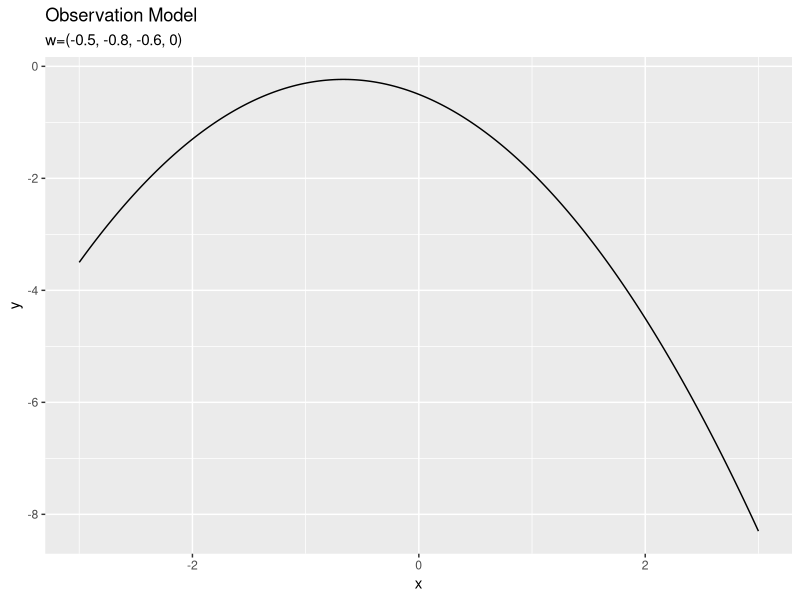
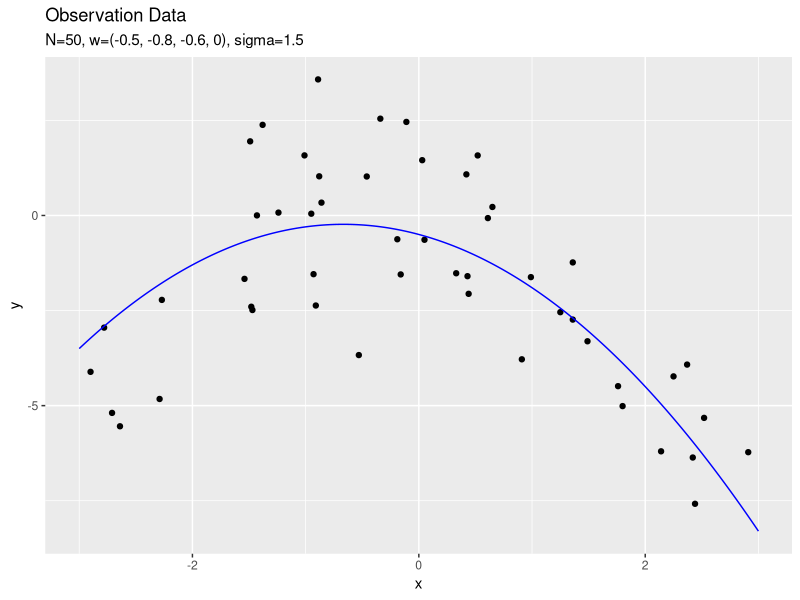
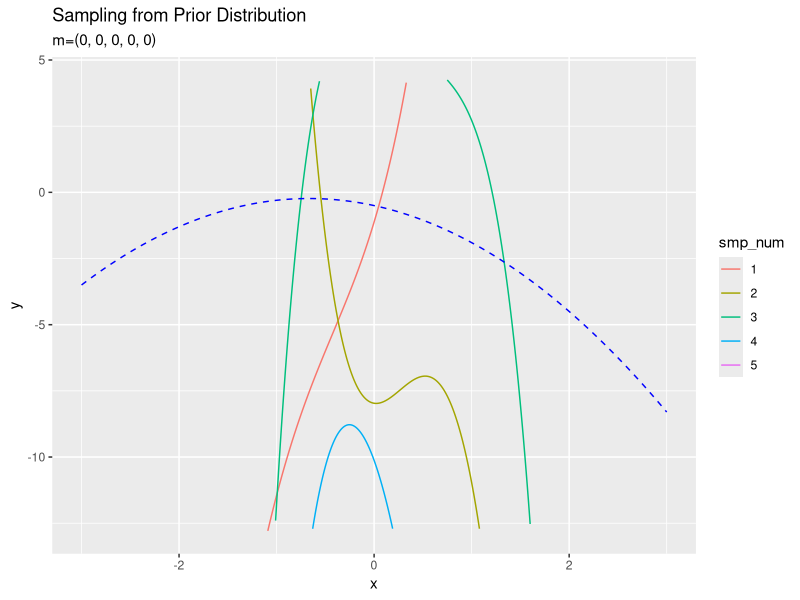
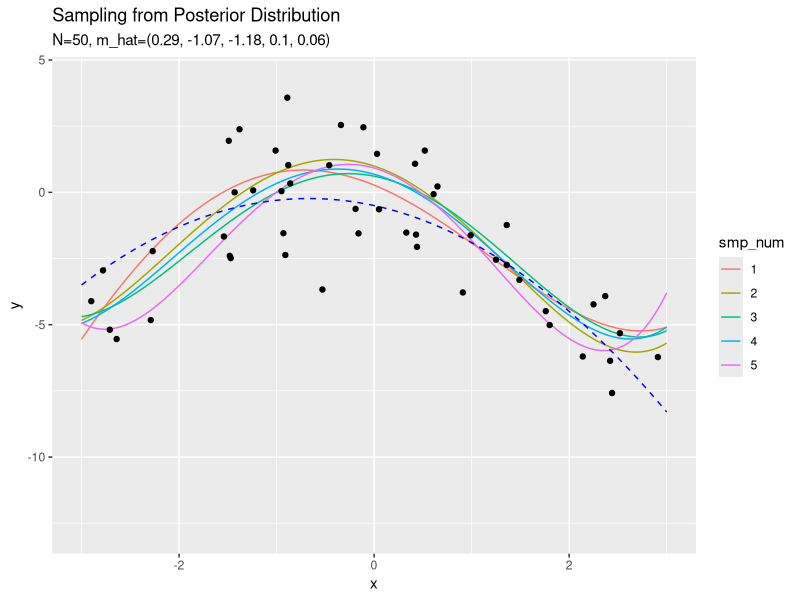
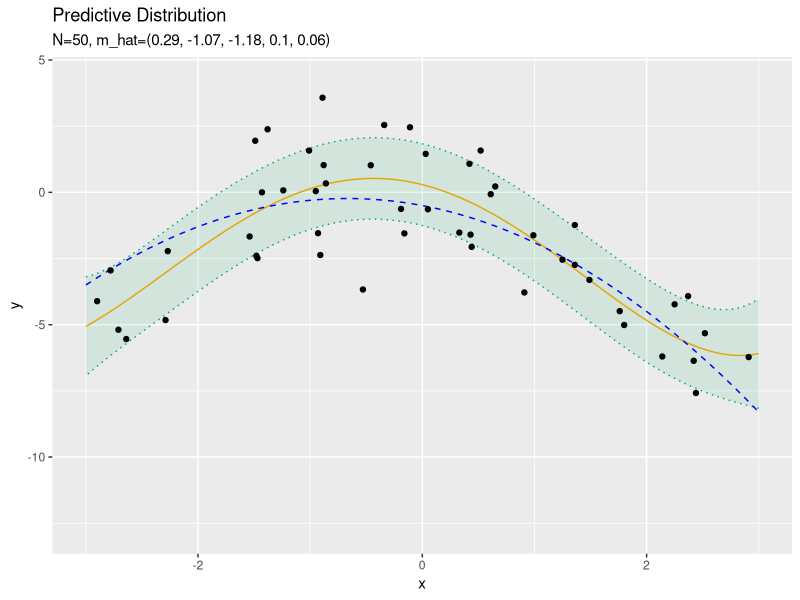
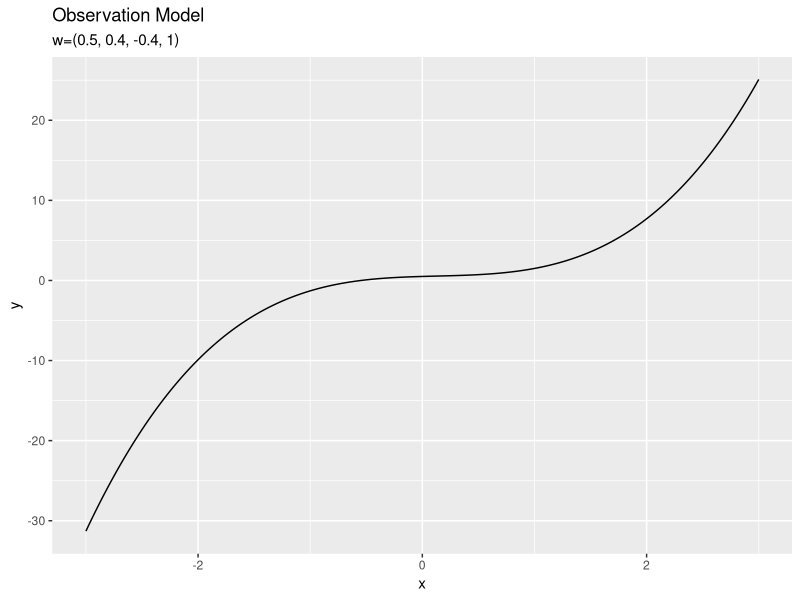
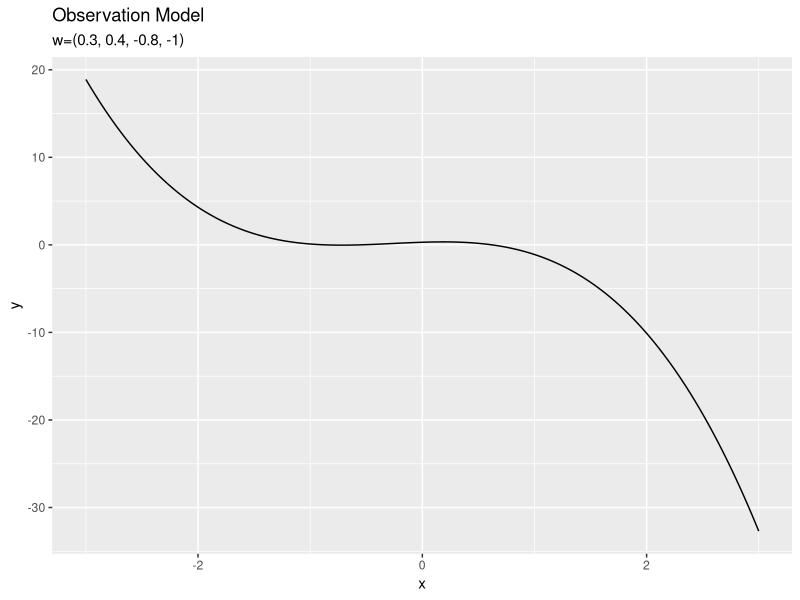
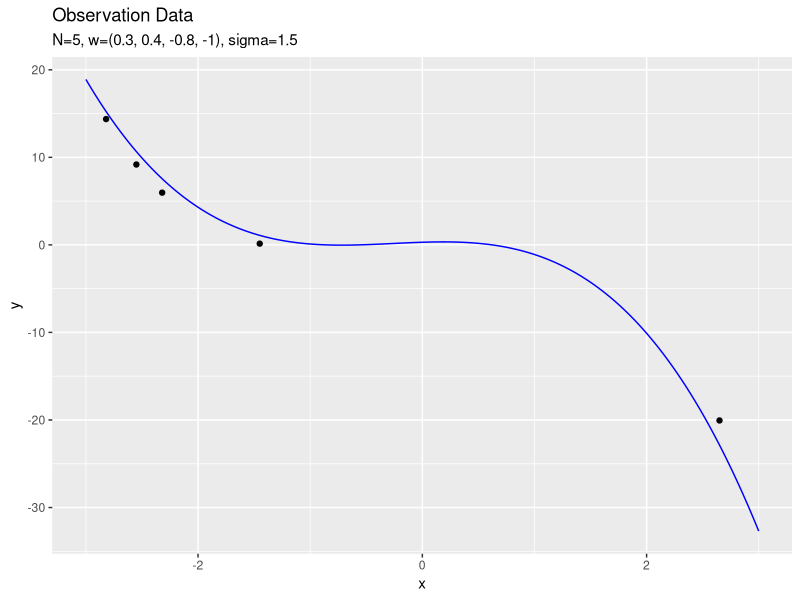

Here is the R script that generated these plots, in order:

# ch3.5 線形回帰の例 ------------------------------------------------------------

# 3.5節で利用パッケージ
library(tidyverse)
library(mvtnorm)


### モデルの構築 -----

# {x^(m-1)}ベクトル作成関数を定義
x_vector <- function(x_n, M) {
  # 受け皿を作成
  x_nm <- matrix(NA, nrow = length(x_n), ncol = M)
  
  # m乗を計算
  for(m in 1:M) {
    x_nm[, m] <- x_n^(m-1)
  }
  return(x_nm)
}


# 真の次元数を指定
M_truth <- 4

# 真のパラメータを生成
w_truth_m <- sample(x = seq(-1, 1, by = 0.1), size = M_truth)
w_truth_m


# 作図用のx軸の値を作成
x_line <- seq(-3, 3, by = 0.01)

# 作図用のxをM次元に拡張
x_truth_mat <- x_vector(x_line, M_truth)

# 真のモデルをデータフレームに格納
model_df <- tibble(
  x = x_line, 
  y = as.vector(t(w_truth_m) %*% t(x_truth_mat))
)

# 真のモデルを作図
ggplot(model_df, aes(x = x, y = y)) + 
  geom_line() + 
  labs(title = "Observation Model", 
       subtitle = paste0("w=(", paste0(w_truth_m, collapse = ', '), ")"))


## 観測データの生成 -----

# (観測)データ数を指定
N <- 50

# 入力値を生成
x_n <- sample(seq(min(x_line), max(x_line), by = 0.01), size = N, replace = TRUE)

# 入力値をM次元に拡張
x_truth_nm <- x_vector(x_n, M_truth)


# ノイズ成分の標準偏差を指定
sigma <- 1.5

# ノイズ成分の精度を計算
lambda <- 1 / sigma^2
lambda

# ノイズ成分を生成
epsilon_n <- rnorm(n = N, mean = 0, sd = sqrt(1 / lambda))

# 出力値を計算:式(3.141)
y_n <- (t(w_truth_m) %*% t(x_truth_nm) + epsilon_n) %>% 
  as.vector()
y_n

# 観測データをデータフレームに格納
sample_df <- tibble(
  x = x_n, 
  y = y_n
)

# 観測データの散布図を作成
ggplot() + 
  geom_point(data = sample_df, aes(x, y)) + # 観測データ
  geom_line(data = model_df, aes(x, y), color = "blue") + # 真のモデル
  labs(title = "Observation Data", 
       subtitle = paste0("N=", N, 
                         ", w=(", paste0(round(w_truth_m, 1), collapse = ', '), ")", 
                         ", sigma=", round(sqrt(1 / lambda), 1)))


### 事前分布の設定 -----

# 事前分布の次元数を指定
M <- 5

# 事前分布のパラメータを指定
m_m <- rep(0, M)
sigma_mm <- diag(M) * 10
lambda_mm <- solve(sigma_mm^2)
lambda_mm


# 入力値をM次元に拡張
x_nm <- x_vector(x_n, M)

# 作図用のxをM次元に拡張
x_mat <- x_vector(x_line, M)

# 事前分布からサンプリングしたwを用いたモデルを比較
prior_df <- tibble()
for(i in 1:5) { # サンプルサイズを指定
  # パラメータを生成
  prior_w_m <- mvtnorm::rmvnorm(n = 1, mean = m_m, sigma = solve(lambda_mm)) %>% 
    as.vector()
  
  # 入出力値をデータフレームに格納
  tmp_df <- tibble(
    x = x_line, 
    y = as.vector(t(prior_w_m) %*% t(x_mat)), 
    smp_num = as.factor(i) # サンプル番号
  )
  
  # 結果を結合
  prior_df <- rbind(prior_df, tmp_df)
}

# 事前分布からサンプリングしたパラメータによるモデルを作図
ggplot() + 
  geom_line(data = prior_df, aes(x = x, y = y, color = smp_num)) + # サンプリングしたwを用いたモデル
  geom_line(data = model_df, aes(x =x, y = y), color = "blue", linetype = "dashed") + # 真のモデル
  ylim(min(model_df[["y"]]) - 3 * sigma, max(model_df[["y"]]) + 3 * sigma) + # y軸の表示範囲
  labs(title = "Sampling from Prior Distribution", 
       subtitle = paste0("m=(", paste0(m_m, collapse = ", "), ")"))


### 事後分布の計算 -----

# 事後分布のパラメータを計算:式(3.148)
lambda_hat_mm <- lambda * t(x_nm) %*% x_nm + lambda_mm
m_hat_m <- solve(lambda_hat_mm) %*% (lambda * t(t(y_n) %*% x_nm) + lambda_mm %*% matrix(m_m)) %>% 
  as.vector()


# 事後分布からサンプリングしたwを用いたモデルを比較
posterior_df <- tibble()
for(i in 1:5) { # サンプルサイズを指定
  # パラメータを生成
  posterior_w_m <- mvtnorm::rmvnorm(n = 1, mean = m_hat_m, sigma = solve(lambda_hat_mm)) %>% 
    as.vector()
  
  # 入出力値をデータフレームに格納
  tmp_df <- tibble(
    x = x_line, 
    y = as.vector(t(posterior_w_m) %*% t(x_mat)), 
    smp_num = as.factor(i) # サンプル番号
  )
  
  # 結果を結合
  posterior_df <- rbind(posterior_df, tmp_df)
}

# 事後分布からサンプリングしたパラメータによるモデルを作図
ggplot() + 
  geom_line(data = posterior_df, aes(x = x, y = y, color = smp_num)) + # サンプリングしたwを用いたモデル
  geom_line(data = model_df, aes(x = x, y = y), color = "blue", linetype = "dashed") + # 真のモデル
  geom_point(data = sample_df, aes(x, y)) + # 観測データ
  ylim(min(model_df[["y"]]) - 3 * sigma, max(model_df[["y"]]) + 3 * sigma) + # y軸の表示範囲
  labs(title = "Sampling from Posterior Distribution", 
       subtitle = paste0("N=", N, ", m_hat=(", paste0(round(m_hat_m, 2), collapse = ", "), ")"))
  

### 予測分布の計算 -----

# 予測分布のパラメータを計算:式(3.155')
mu_star_hat_line <- t(m_hat_m) %*% t(x_mat) %>% 
  as.vector()
sigma2_star_hat_line <- 1 / lambda + x_mat %*% solve(lambda_hat_mm) %*% t(x_mat) %>% 
  diag()


# 予測分布をデータフレームに格納
predict_df <- tibble(
  x = x_line, 
  E_y = mu_star_hat_line, # 予測分布の期待値
  minus_sigma_y = E_y - sqrt(sigma2_star_hat_line), # 予測分布の期待値-sigma
  plus_sigma_y = E_y + sqrt(sigma2_star_hat_line) # 予測分布の期待値+sigma
)

# 予測分布を作図
ggplot() + 
  geom_line(data = predict_df, aes(x = x, y = E_y), color = "orange") + # 予測分布の期待値
  geom_ribbon(data = predict_df, aes(x = x, ymin = minus_sigma_y, ymax = plus_sigma_y), 
              fill = "#00A968", alpha = 0.1, color = "#00A968", linetype = "dotted") + # 予測分布の標準偏差
  geom_line(data = model_df, aes(x = x, y = y), color = "blue", linetype = "dashed") + # 真のモデル
  geom_point(data = sample_df, aes(x = x, y = y)) + # 観測データ
  ylim(min(model_df[["y"]]) - 3 * sigma, max(model_df[["y"]]) + 3 * sigma) + # y軸の表示範囲
  labs(title = "Predictive Distribution", 
       subtitle = paste0("N=", N, ", m_hat=(", paste0(round(m_hat_m, 2), collapse = ", "), ")"), 
       y = "y")


# ・サンプルサイズによる分布の変化をアニメーションで確認 ------------------------------------------------

# 利用するパッケージ
library(tidyverse)
library(mvtnorm)
library(gganimate)


### モデルの構築 -----

# {x^(m-1)}ベクトル作成関数を定義
x_vector <- function(x_n, M) {
  # 受け皿を作成
  x_nm <- matrix(NA, nrow = length(x_n), ncol = M)
  
  # m乗を計算
  for(m in 1:M) {
    x_nm[, m] <- x_n^(m-1)
  }
  return(x_nm)
}

# 真の次元数を指定
M_truth <- 4

# ノイズ成分の標準偏差を指定
sigma <- 1.5

# ノイズ成分の精度を計算
lambda <- 1 / sigma^2
lambda

# パラメータを生成
w_truth_m <- sample(x = seq(-1, 1, by = 0.1), size = M_truth)
w_truth_m


# 作図用のx軸の値を作成
x_line <- seq(-3, 3, by = 0.01)

# 観測モデルをデータフレームに格納
model_df <- tibble(
  x = x_line, 
  y = t(w_truth_m) %*% t(x_vector(x_line, M_truth)) %>% 
    as.vector()
)

# 観測モデルを作図
ggplot(model_df, aes(x = x, y = y)) + 
  geom_line() + 
  labs(title = "Observation Model", 
       subtitle = paste0("w=(", paste0(round(w_truth_m, 1), collapse = ', '), ")"))


### 事前分布の設定 -----

# 事前分布の次元数を指定
M <- 5

# 事前分布のパラメータを指定
m_m <- rep(0, M)
lambda_mm <- diag(M) * 0.01
solve(lambda_mm)


# 作図用のxをM次元に拡張
x_mat <- x_vector(x_line, M)

# 初期値による予測分布のパラメータを計算:式(3.155)
mu_star_line <- t(m_m) %*% t(x_mat) %>% 
  as.vector()
sigma2_star_line <- 1 / lambda + x_mat %*% solve(lambda_mm) %*% t(x_mat) %>% 
  diag()

# 初期値による予測分布をデータフレームに格納
predict_df <- tibble(
  x = x_line, 
  E_y = mu_star_line, 
  minus_sigma_y = E_y - sqrt(sigma2_star_line), 
  plus_sigma_y = E_y + sqrt(sigma2_star_line), 
  label = as.factor(
    paste0(
      "N=", 0, ", m=(", paste(m_m, collapse = ", "), ")"
    )
  )
)


### 推論処理 -----

# (観測)データ数(試行回数)を指定
N <- 100

# 受け皿を初期化
x_n <- rep(NA, N)
y_n <- rep(NA, N)
x_df <- tibble(
  x = NA, 
  y = NA, 
  label = as.factor(
    paste0("N=", 0, ", m=(", paste(m_m, collapse = ", "), ")")
  )
)

# ベイズ推論
for(n in 1:N) {
  
  # 入力値を生成
  x_n[n] <- sample(seq(min(x_line), max(x_line), by = 0.01), size = 1, replace = TRUE)
  
  # 出力値を計算:式(3.141)
  y_n[n] <- t(w_truth_m) %*% t(x_vector(x_n[n], M_truth)) + rnorm(n = 1, mean = 0, sd = sqrt(1 / lambda))
  
  # 入力値をM次元に拡張
  x_1m <- x_vector(x_n[n], M)
  
  # 事後分布のパラメータを更新:式(3.148)
  old_lambda_mm <- lambda_mm
  lambda_mm <- lambda * t(x_1m) %*% x_1m + lambda_mm
  m_m <- solve(lambda_mm) %*% (lambda * y_n[n] * t(x_1m) + old_lambda_mm %*% matrix(m_m)) %>% 
    as.vector()
  
  # 予測分布のパラメータを更新:式(3.155')
  mu_star_line <- t(m_m) %*% t(x_mat) %>% 
    as.vector()
  sigma2_star_line <- 1 / lambda + x_mat %*% solve(lambda_mm) %*% t(x_mat) %>% 
    diag()
  
  # n回目までの観測データをデータフレームに格納
  tmp_x_df <- tibble(
    x = x_n[1:n], 
    y = as.vector(y_n[1:n]), 
    label = as.factor(
      paste0(
        "N=", n, ", m_hat=(", paste(round(m_m, 2), collapse = ", "), ")"
      )
    )
  )
  
  # 結果を結合
  x_df <- rbind(x_df, tmp_x_df)
  
  # 予測分布を計算
  tmp_predict_df <- tibble(
    x = x_line, 
    E_y = mu_star_line, 
    minus_sigma_y = E_y - sqrt(sigma2_star_line), 
    plus_sigma_y = E_y + sqrt(sigma2_star_line), 
    label = as.factor(
      paste0(
        "N=", n, ", m_hat=(", paste(round(m_m, 2), collapse = ", "), ")"
      )
    )
  )
  
  # 結果を結合
  predict_df <- rbind(predict_df, tmp_predict_df)
}


### 作図処理 -----

# 予測分布を作図
predict_graph <- ggplot() + 
  geom_line(data = predict_df, aes(x = x, y = E_y), color = "orange") + # 予測分布の期待値
  geom_ribbon(data = predict_df, aes(x = x, ymin = minus_sigma_y, ymax = plus_sigma_y), 
              fill = "#00A968", alpha = 0.1, color = "#00A968", linetype = "dotted") + # 予測分布の標準偏差
  geom_line(data = model_df, aes(x = x, y = y), color = "blue", linetype = "dashed") + # 真のモデル
  geom_point(data = x_df, aes(x = x, y = y)) + # 観測データ
  gganimate::transition_manual(label) + # フレーム
  ylim(min(model_df[["y"]]) - 3 * sigma, max(model_df[["y"]]) + 3 * sigma) + # y軸の表示範囲
  labs(title = "Predictive Distribution", 
       subtitle = "{current_frame}", 
       y = "y")

# gif画像を作成
gganimate::animate(predict_graph, nframes = N, fps = 10)

warnings()


# ・次元数による分布の変化をアニメーションで確認 ------------------------------------------------

# 利用するパッケージ
library(tidyverse)
library(mvtnorm)
library(gganimate)


### モデルの構築 -----

# {x^(m-1)}ベクトル作成関数を定義
x_vector <- function(x_n, M) {
  # 受け皿を作成
  x_nm <- matrix(NA, nrow = length(x_n), ncol = M)
  
  # m乗を計算
  for(m in 1:M) {
    x_nm[, m] <- x_n^(m-1)
  }
  return(x_nm)
}

# 真の次元数を指定
M_truth <- 4

# ノイズ成分の標準偏差を指定
sigma <- 1.5

# ノイズ成分の精度を計算
lambda <- 1 / sigma^2
lambda

# パラメータを生成
w_truth_m <- sample(x = seq(-1, 1, by = 0.1), size = M_truth)
w_truth_m


# 作図用のx軸の値を作成
x_line <- seq(-3, 3, by = 0.01)

# 観測モデルをデータフレームに格納
model_df <- tibble(
  x = x_line, 
  y = t(w_truth_m) %*% t(x_vector(x_line, M_truth)) %>% 
    as.vector()
)

# 観測モデルを作図
ggplot(model_df, aes(x = x, y = y)) + 
  geom_line() + 
  labs(title = "Observation Model", 
       subtitle = paste0("w=(", paste0(round(w_truth_m, 1), collapse = ', '), ")"))


### 観測データの生成 -----

# (観測)データ数を指定
N <- 5

# 入力値を生成
x_n <- sample(seq(min(x_line), max(x_line), by = 0.01), size = N, replace = TRUE)

# 出力値を計算:式(3.141)
y_n <- (t(w_truth_m) %*% t(x_vector(x_n, M_truth)) + rnorm(n = N, mean = 0, sd = sqrt(1 / lambda))) %>% 
  as.vector()
y_n

# 観測データをデータフレームに格納
x_df <- tibble(
  x = x_n, 
  y = y_n
)

# 観測データの散布図を作成
ggplot() + 
  geom_point(data = x_df, aes(x = x, y = y)) + # 観測データ
  geom_line(data = model_df, aes(x = x, y = y), color = "blue") + # 真のモデル
  labs(title = "Observation Data", 
       subtitle = paste0("N=", N, ", w=(", paste0(round(w_truth_m, 1), collapse = ', '), ")", 
                         ", sigma=", round(sqrt(1 / lambda), 1)))


### 推論処理 -----

# 事前分布の次元数の最大値(試行回数)を指定
M_max <- 15

# 受け皿を作成
predict_df <- tibble()

# ベイズ推論
for(m in 1:M_max) {
  
  # 事前分布のパラメータをm次元に初期化
  m_m <- rep(0, m)
  lambda_mm <- diag(m) * 0.01
  
  # 入力値をm次元に拡張
  x_nm <- x_vector(x_n, m)
  
  # 作図用のxをm次元に拡張
  x_mat <- x_vector(x_line, m)
  
  # 事後分布のパラメータを計算:式(3.148)
  lambda_hat_mm <- lambda * t(x_nm) %*% x_nm + lambda_mm
  m_hat_m <- solve(lambda_hat_mm) %*% (lambda * t(t(y_n) %*% x_nm) + lambda_mm %*% matrix(m_m)) %>% 
    as.vector()
  
  # 予測分布のパラメータを計算:式(3.155)
  mu_star_hat_line <- t(m_hat_m) %*% t(x_mat) %>% 
    as.vector()
  sigma2_star_hat_line <- 1 / lambda + x_mat %*% solve(lambda_hat_mm) %*% t(x_mat) %>% 
    diag()
  
  # 予測分布を計算
  tmp_predict_df <- tibble(
    x = x_line, 
    E_y = mu_star_hat_line, 
    minus_sigma_y = E_y - sqrt(sigma2_star_hat_line), 
    plus_sigma_y = E_y + sqrt(sigma2_star_hat_line), 
    label = as.factor(
      paste0(
        "N=", N, ", M=", m, ", m_hat=(", paste(round(m_hat_m, 2), collapse = ", "), ")"
      )
    )
  )
  
  # 結果を結合
  predict_df <- rbind(predict_df, tmp_predict_df)
}


### 作図処理 -----

# 予測分布を作図
predict_graph <- ggplot() + 
  geom_line(data = predict_df, aes(x = x, y = E_y), color = "orange") + # 予測分布の期待値
  geom_ribbon(data = predict_df, aes(x = x, ymin = minus_sigma_y, ymax = plus_sigma_y), 
              fill = "#00A968", alpha = 0.1, color = "#00A968", linetype = "dotted") + # 予測分布の標準偏差
  geom_line(data = model_df, aes(x = x, y = y), color = "blue", linetype = "dashed") + # 真のモデル
  geom_point(data = x_df, aes(x = x, y = y)) + # 観測データ
  gganimate::transition_manual(label) + # フレーム
  ylim(min(model_df[["y"]]) - 3 * sigma, max(model_df[["y"]]) + 3 * sigma) + # y軸の表示範囲
  labs(title = "Predictive Distribution", 
       subtitle = "{current_frame}", 
       y = "y")

# gif画像を作成
gganimate::animate(predict_graph, nframes = M_max, fps = 10)

warnings()
